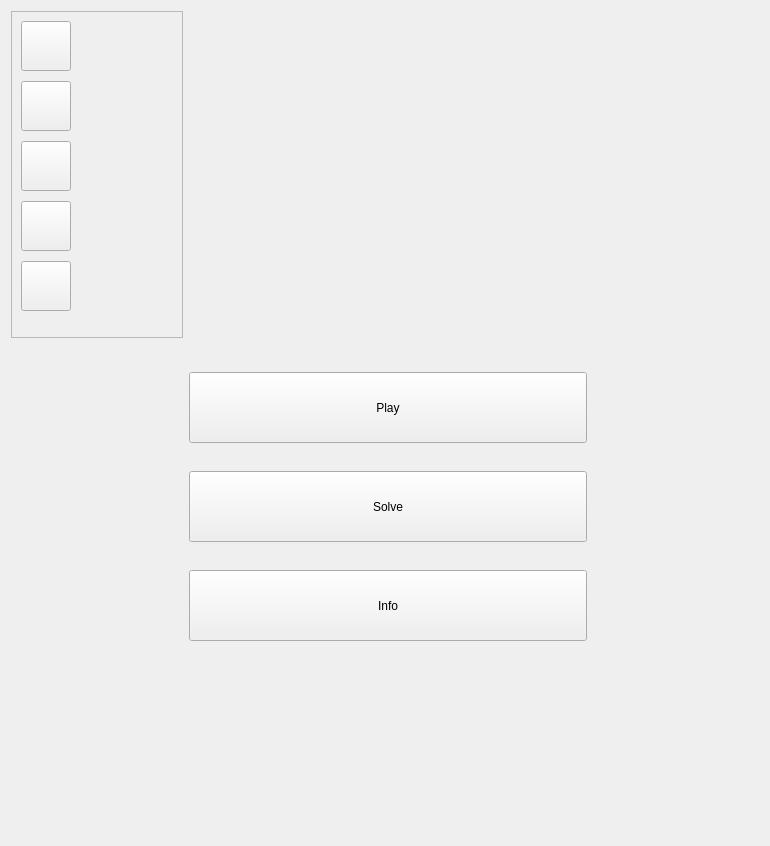
<?xml version="1.0" encoding="UTF-8"?>
<ui version="4.0">
 <class>Menu</class>
 <widget class="QWidget" name="Menu">
  <property name="geometry">
   <rect>
    <x>0</x>
    <y>0</y>
    <width>770</width>
    <height>846</height>
   </rect>
  </property>
  <property name="windowTitle">
   <string>Form</string>
  </property>
  <layout class="QGridLayout" name="gridLayout" rowstretch="2,2,1" columnstretch="1,1,1">
   <item row="1" column="0">
    <spacer name="verticalSpacer">
     <property name="orientation">
      <enum>Qt::Vertical</enum>
     </property>
     <property name="sizeHint" stdset="0">
      <size>
       <width>20</width>
       <height>290</height>
      </size>
     </property>
    </spacer>
   </item>
   <item row="1" column="1">
    <layout class="QVBoxLayout" name="verticalLayout">
     <property name="spacing">
      <number>0</number>
     </property>
     <item>
      <widget class="QPushButton" name="pushButton">
       <property name="sizePolicy">
        <sizepolicy hsizetype="Minimum" vsizetype="Fixed">
         <horstretch>0</horstretch>
         <verstretch>0</verstretch>
        </sizepolicy>
       </property>
       <property name="minimumSize">
        <size>
         <width>398</width>
         <height>71</height>
        </size>
       </property>
       <property name="text">
        <string>Play</string>
       </property>
      </widget>
     </item>
     <item>
      <widget class="QPushButton" name="pushButton_3">
       <property name="minimumSize">
        <size>
         <width>331</width>
         <height>71</height>
        </size>
       </property>
       <property name="text">
        <string>Solve</string>
       </property>
      </widget>
     </item>
     <item>
      <widget class="QPushButton" name="pushButton_2">
       <property name="minimumSize">
        <size>
         <width>331</width>
         <height>71</height>
        </size>
       </property>
       <property name="text">
        <string>Info</string>
       </property>
      </widget>
     </item>
    </layout>
   </item>
   <item row="0" column="1">
    <widget class="QLabel" name="label">
     <property name="text">
      <string/>
     </property>
    </widget>
   </item>
   <item row="1" column="2">
    <spacer name="verticalSpacer_2">
     <property name="orientation">
      <enum>Qt::Vertical</enum>
     </property>
     <property name="sizeHint" stdset="0">
      <size>
       <width>20</width>
       <height>290</height>
      </size>
     </property>
    </spacer>
   </item>
   <item row="2" column="1">
    <spacer name="horizontalSpacer_2">
     <property name="orientation">
      <enum>Qt::Horizontal</enum>
     </property>
     <property name="sizeHint" stdset="0">
      <size>
       <width>40</width>
       <height>20</height>
      </size>
     </property>
    </spacer>
   </item>
   <item row="0" column="0">
    <widget class="QFrame" name="frame">
     <property name="frameShape">
      <enum>QFrame::StyledPanel</enum>
     </property>
     <property name="frameShadow">
      <enum>QFrame::Raised</enum>
     </property>
     <widget class="QPushButton" name="pushButton_4">
      <property name="geometry">
       <rect>
        <x>10</x>
        <y>10</y>
        <width>50</width>
        <height>50</height>
       </rect>
      </property>
      <property name="sizePolicy">
       <sizepolicy hsizetype="Fixed" vsizetype="Fixed">
        <horstretch>0</horstretch>
        <verstretch>0</verstretch>
       </sizepolicy>
      </property>
      <property name="text">
       <string/>
      </property>
     </widget>
     <widget class="QPushButton" name="pushButton_5">
      <property name="geometry">
       <rect>
        <x>10</x>
        <y>70</y>
        <width>50</width>
        <height>50</height>
       </rect>
      </property>
      <property name="sizePolicy">
       <sizepolicy hsizetype="Fixed" vsizetype="Fixed">
        <horstretch>0</horstretch>
        <verstretch>0</verstretch>
       </sizepolicy>
      </property>
      <property name="text">
       <string/>
      </property>
     </widget>
     <widget class="QPushButton" name="pushButton_6">
      <property name="geometry">
       <rect>
        <x>10</x>
        <y>130</y>
        <width>50</width>
        <height>50</height>
       </rect>
      </property>
      <property name="sizePolicy">
       <sizepolicy hsizetype="Fixed" vsizetype="Fixed">
        <horstretch>0</horstretch>
        <verstretch>0</verstretch>
       </sizepolicy>
      </property>
      <property name="text">
       <string/>
      </property>
     </widget>
     <widget class="QPushButton" name="pushButton_7">
      <property name="geometry">
       <rect>
        <x>10</x>
        <y>190</y>
        <width>50</width>
        <height>50</height>
       </rect>
      </property>
      <property name="sizePolicy">
       <sizepolicy hsizetype="Fixed" vsizetype="Fixed">
        <horstretch>0</horstretch>
        <verstretch>0</verstretch>
       </sizepolicy>
      </property>
      <property name="text">
       <string/>
      </property>
     </widget>
     <widget class="QPushButton" name="pushButton_8">
      <property name="geometry">
       <rect>
        <x>10</x>
        <y>250</y>
        <width>50</width>
        <height>50</height>
       </rect>
      </property>
      <property name="sizePolicy">
       <sizepolicy hsizetype="Fixed" vsizetype="Fixed">
        <horstretch>0</horstretch>
        <verstretch>0</verstretch>
       </sizepolicy>
      </property>
      <property name="text">
       <string/>
      </property>
     </widget>
    </widget>
   </item>
  </layout>
 </widget>
 <resources/>
 <connections/>
</ui>
